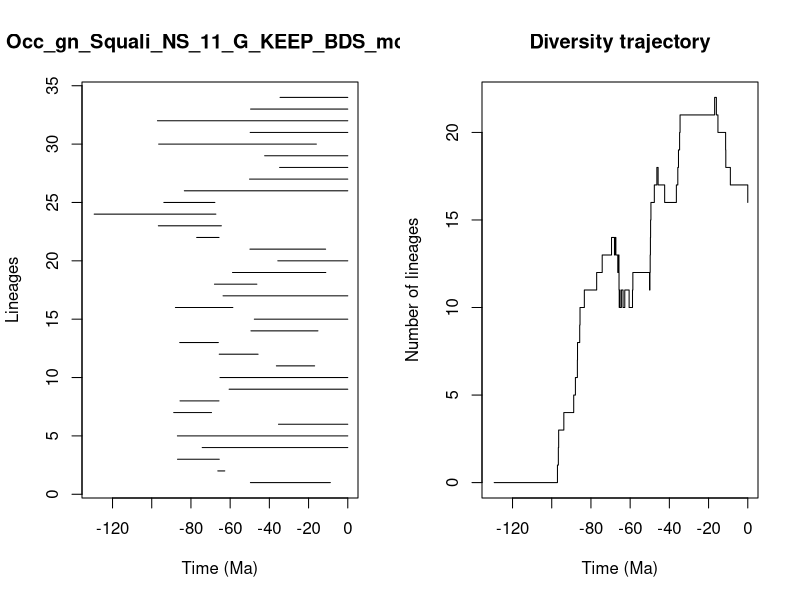

Write the R code that produced this figure.


pdf(file='../Results/Genus_NS/5_MA_bins_EP_FT/pyrate_mcmc_logs/Occ_gn_Squali_NS_11_G_KEEP_BDS_mcmc_LTT.pdf',width=0.6*20, height=0.6*10)
title = "Occ_gn_Squali_NS_11_G_KEEP_BDS_mcmc"
ts=c(49.66357032515231, 66.30791402458323,86.84866397598665,74.25778920294786,86.91389766771103,35.34806351285132,88.79272175897691,85.57309526033292,60.52862302072117,65.19877568068858,36.4232262953107,65.57658274974098,85.73069428361117,49.40113357261347,47.67028030407099,87.92320527348997,63.62164463287827,68.00398747208075,58.80180390468816,35.690936621624424,49.908270375106795,77.07831577274882,96.62320019501834,129.35548713907346,93.82850226728704,83.36858148803282,50.114181959415625,34.77562770579305,42.399497431907,96.46772988058108,49.78302567199994,97.08294865144896,49.573815949205596,34.54052850438347)
te=c(8.887229116142755, 62.74008091612113,65.55600891917486,0.0,0.0,0.0,69.50128631858976,65.70337772402452,0.0,0.0,16.90439612075082,45.738027665907566,66.0207824673063,15.220157982043213,0.0,58.620104985972056,0.0,46.37629249666604,11.20962477644928,0.0,11.302460121648464,65.67370063792563,64.46826258805847,67.28405135506462,67.7904138167537,0.0,0.0,0.0,0.0,16.023031093376026,0.0,0.0,0.0,0.0)
div_traj=c(0, 1,2,3,4,5,6,7,8,9,10,11,12,13,14,13,14,13,12,13,12,11,10,11,10,11,10,11,10,11,12,11,12,13,14,15,16,17,18,17,16,17,18,19,20,21,22,21,20,19,18,17,16)
time_events=c(129.35548713907346, 97.08294865144896,96.62320019501834,96.46772988058108,93.82850226728704,88.79272175897691,87.92320527348997,86.91389766771103,86.84866397598665,85.73069428361117,85.57309526033292,83.36858148803282,77.07831577274882,74.25778920294786,69.50128631858976,68.00398747208075,67.7904138167537,67.28405135506462,66.30791402458323,66.0207824673063,65.70337772402452,65.67370063792563,65.57658274974098,65.55600891917486,65.19877568068858,64.46826258805847,63.62164463287827,62.74008091612113,60.52862302072117,58.80180390468816,58.620104985972056,50.114181959415625,49.908270375106795,49.78302567199994,49.66357032515231,49.573815949205596,49.40113357261347,47.67028030407099,46.37629249666604,45.738027665907566,42.399497431907,36.4232262953107,35.690936621624424,35.34806351285132,34.77562770579305,34.54052850438347,16.90439612075082,16.023031093376026,15.220157982043213,11.302460121648464,11.20962477644928,8.887229116142755,0.0)
                par(mfrow=c(1,2))
                L = length(ts)
                plot(ts, 1:L , xlim=c(-max(ts)-1,0), pch=20, type="n", main=title,xlab="Time (Ma)",ylab="Lineages")
                for (i in 1:L){segments(x0=-te[i],y0=i,x1=-ts[i],y1=i)}    
                t = -time_events
                plot(div_traj ~ t,type="s", main = "Diversity trajectory",xlab="Time (Ma)",ylab="Number of lineages",xlim=c(-max(ts)-1,0))
                abline(v=c(65,200,251,367,445),lty=2,col="gray")
                
